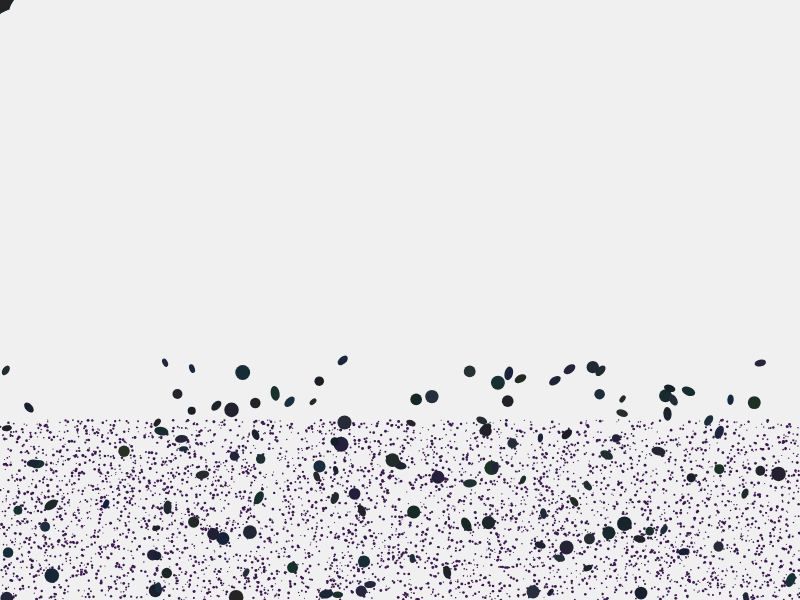
Frame 1 (no input)
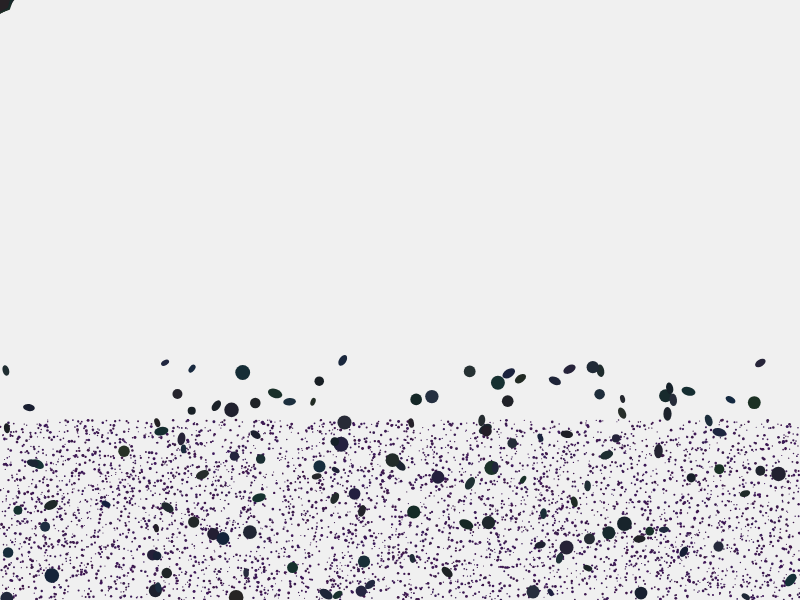
Frame 2 (the mouse pressed at the canvas centre, redrawn once)

The p5.js sketch that drew these frames (run headless with seeded random() and noise() and a simulated clock; the mouse was pressed at the canvas centre and the sketch redrawn once):

// p5.js sketch
// ── sketch.js
let sandGrains = [];
let shells = [];

function setup() {
  createCanvas(800, 600);
  noLoop();

  // Generate sand grains
  for (let i = 0; i < 5000; i++) {
    let x = random(width);
    let y = random(height * 0.7, height);
    let size = random(1, 3);
    let hue = 60 + random(-5, 5); // Pale yellow
    let sat = 20 + random(10);
    let bri = 80 + random(-10, 10);
    sandGrains.push({ x, y, size, hue, sat, bri });
  }

  // Generate shells
  for (let i = 0; i < 200; i++) {
    let x = random(width);
    let y = random(height * 0.6, height);
    let size = random(8, 15);
    let hue = 30 + random(-10, 10); // Earth tones
    let sat = 30 + random(20);
    let bri = 50 + random(-15, 15);
    let shapeType = floor(random(3)); // 0: circle, 1: oval, 2: irregular
    shells.push({ x, y, size, hue, sat, bri, shapeType });
  }
}

function draw() {
  background(240);

  // Draw sand base with fine texture
  for (let grain of sandGrains) {
    fill(grain.hue, grain.sat, grain.bri);
    noStroke();
    ellipse(grain.x, grain.y, grain.size);
  }

  // Draw shells
  for (let shell of shells) {
    fill(shell.hue, shell.sat, shell.bri);
    noStroke();

    switch (shell.shapeType) {
      case 0: // Circle
        ellipse(shell.x, shell.y, shell.size);
        break;
      case 1: // Oval
        push();
        translate(shell.x, shell.y);
        rotate(random(TWO_PI));
        ellipse(0, 0, shell.size, shell.size * 0.6);
        pop();
        break;
      case 2: // Irregular shape
        beginShape();
        for (let i = 0; i < 8; i++) {
          let angle = map(i, 0, 8, 0, TWO_PI);
          let distance = shell.size * (0.7 + random(0.3));
          let x = cos(angle) * distance;
          let y = sin(angle) * distance;
          vertex(x, y);
        }
        endShape(CLOSE);
        break;
    }
  }
}
